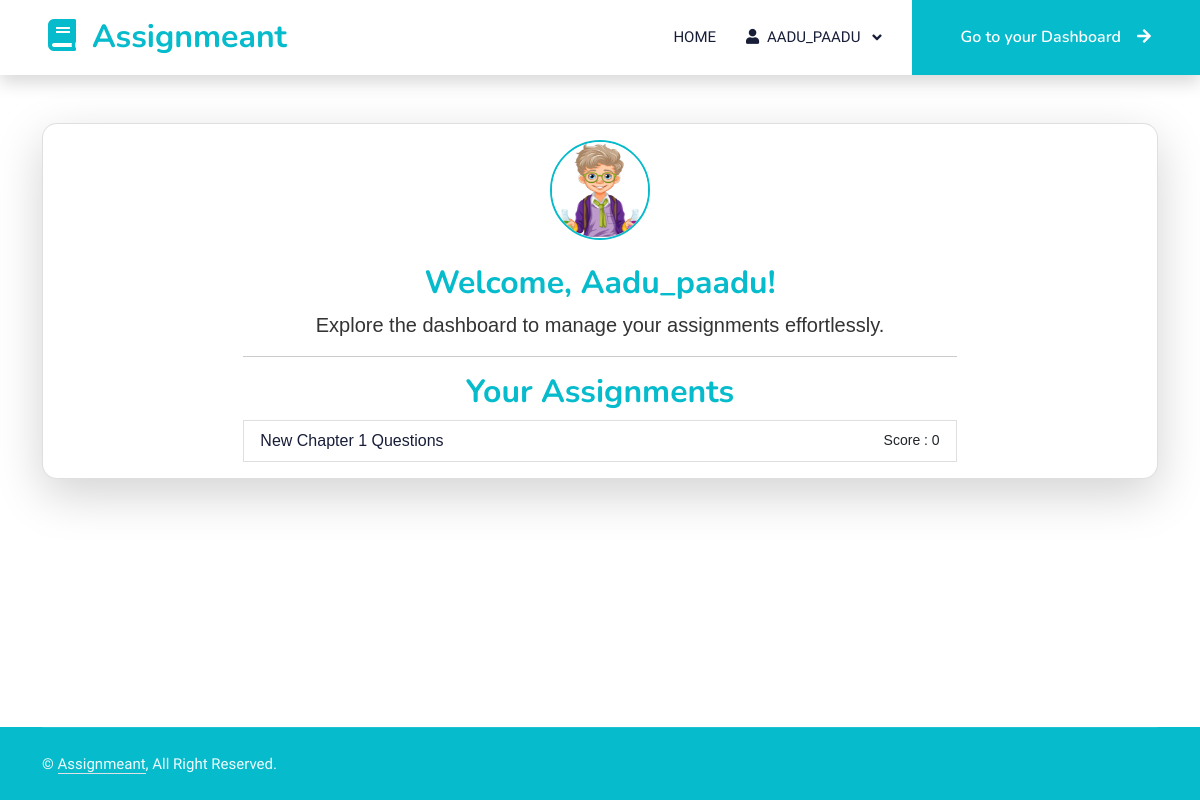
Page /dashboard (signed in) on the earlier database version.
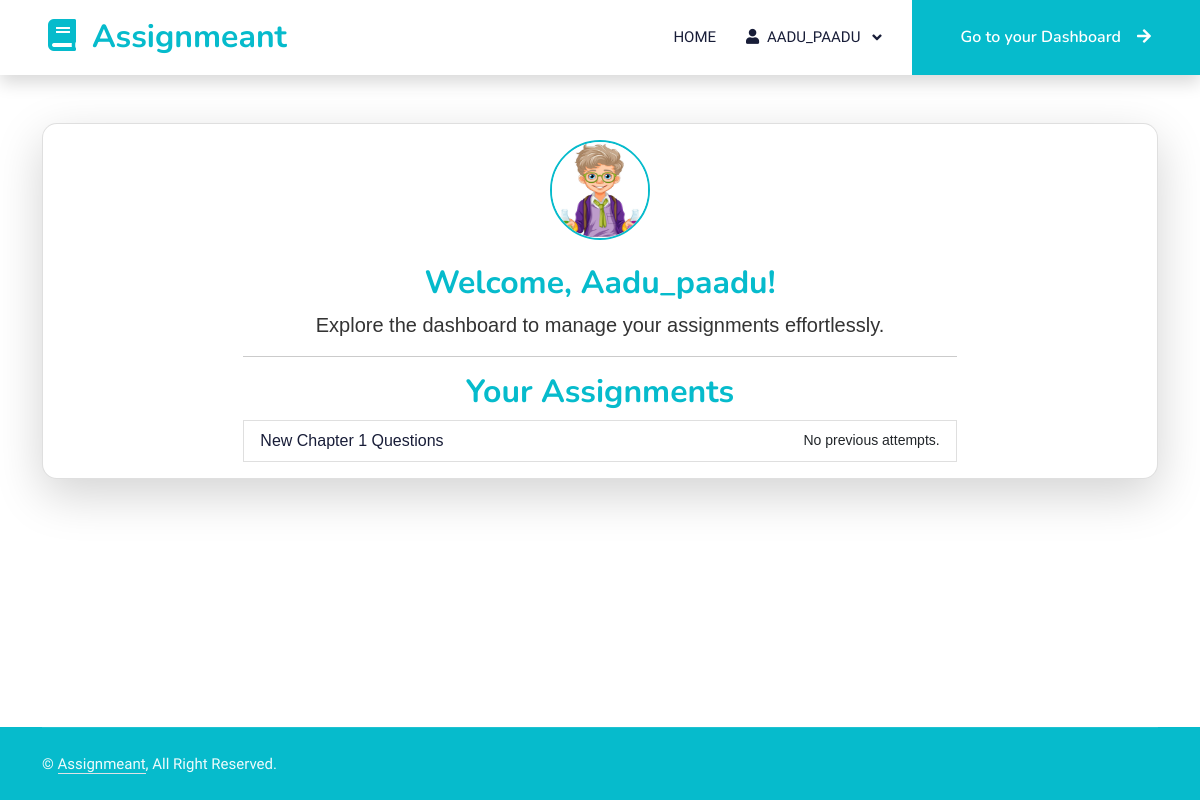
Same page on the later database version.
### assignmeant_app/models.py (models this page shows, shortened)
class User(UserMixin, db.Model):
    id = db.Column(db.Integer, primary_key=True)
    username = db.Column(db.String(150), unique=True, nullable=False)
    password = db.Column(db.String(150), nullable=False)
    role = db.Column(db.String(50), nullable=False)
    __mapper_args__ = {
        'polymorphic_identity': 'user',
        'polymorphic_on': role
    }

class Teacher(User):
    students = db.relationship(
        'Student',
        secondary=teacher_student_association,
        primaryjoin='Teacher.id == teacher_student.c.teacher_id',
        secondaryjoin='Student.id == teacher_student.c.student_id',
        back_populates='teachers'
    )
    __mapper_args__ = {
        'polymorphic_identity': 'teacher',
    }

class Assignment(db.Model):
    id = db.Column(db.Integer, primary_key=True)
    title = db.Column(db.String(200), nullable=False)
    date_posted = db.Column(db.DateTime, nullable=False, default=datetime.utcnow)
    file_path = db.Column(db.String(200))
    assigned_by_id = db.Column(db.Integer, db.ForeignKey('user.id'), nullable=False)  # Teacher who assigned the task
    assigned_to_id = db.Column(db.Integer, db.ForeignKey('user.id'), nullable=False)  # Student who receives the task
    assigned_by = db.relationship('Teacher', foreign_keys=[assigned_by_id], backref='assigned_tasks')
    assigned_to = db.relationship('Student', foreign_keys=[assigned_to_id], backref='received_assignments')

### app.py (the view)
@app.route('/dashboard', methods=['GET', 'POST'])
@login_required
def dashboard():
    if current_user.role == 'teacher':
        students = User.query.filter_by(role='student').all()
        return render_template('teacher_dashboard.html', username=current_user.username, students=students)
    else:
        student = current_user
        assignments = Assignment.query.filter_by(assigned_to_id=student.id).all()
        scores = {assignment.id: get_max_score(Submission.query.filter_by(assignment_id=assignment.id).all()) if Submission.query.filter_by(assignment_id=assignment.id).all() else -1 for assignment in assignments}
        return render_template('student_dashboard.html', username=current_user.username, assignments=assignments, scores=scores, enumerate=enumerate)

### app.py (called while the page is built)
@login_manager.user_loader
def load_user(user_id):
    return User.query.get(int(user_id))

### assignmeant_app/new_static/templates/student_dashboard.html (shortened to what this page needs)
{% extends "base.html" %}
{% block content %}
<div class="container mt-5">
    <div class="card shadow-lg" style="background: white; color: #333; border: 0`px solid #06BBCC; border-radius: 15px; font-family: Arial, sans-serif;">
        <div class="card-body">
            <div class="row justify-content-center">
                <div class="col-md-8 text-center">
                    <div class="mb-4">
                        <img src="{{ url_for('static', filename='images/student.png') }}" alt="Student" style="height: 100px; width: 100px; border-radius: 50%; border: 2px solid #06BBCC;">
                    </div>
                    <div>
                        <h2 class="card-title" style="color: #06BBCC;">Welcome, {{ username }}!</h2>
                        <p class="lead">Explore the dashboard to manage your assignments effortlessly.</p>
                    </div>
                    <hr>
                    <h2 class="card-title" style="color: #06BBCC;">Your Assignments</h2>
                    {% if assignments %}
                        <ul class="list-group">
                            {% for i, assignment in enumerate(assignments) %}
                            <li class="list-group-item" style="display: flex; justify-content: space-between; align-items: center;">
                                <a href="{{ url_for('view_assignment', assignment_id=assignment.id) }}" class="text-decoration-none text-dark">
                                    {{ assignment.title }}
                                </a>
                                    {% if scores[assignment.id] != -1 %}
                                        <small> Score : {{ scores[assignment.id] }} </small>
                                    {% else %}
                                        <small>No previous attempts.</small>
                                    {% endif %}
                            </li>
                            {% endfor %}
                        </ul>
                    {% else %}
                        <p>You don't have any assignments right now. Come back later.</p>
                    {% endif %}
                </div>
            </div>
        </div>
    </div>
</div>
{% endblock %}

### assignmeant_app/new_static/templates/base.html (shortened to what this page needs)
<!DOCTYPE html>
<html lang="en">
<head>
    <link href="https://cdnjs.cloudflare.com/ajax/libs/font-awesome/5.10.0/css/all.min.css" rel="stylesheet">
    <link href="https://cdn.jsdelivr.net/npm/bootstrap-icons@1.4.1/font/bootstrap-icons.css" rel="stylesheet">
    <link href="{{ url_for('static', filename='/lib/animate/animate.min.css') }}" rel="stylesheet">
    <link href="{{ url_for('static', filename='/lib/owlcarousel/assets/owl.carousel.min.css') }}" rel="stylesheet">
    <link href="{{ url_for('static', filename='/css/bootstrap.min.css') }}" rel="stylesheet">
    <link href="{{ url_for('static', filename='/css/styles.css') }}" rel="stylesheet">
</head>
<body class="d-flex flex-column min-vh-100">
    <nav class="navbar navbar-expand-lg bg-white navbar-light shadow sticky-top p-0">
        <a href="{{ url_for('index') }}" class="navbar-brand d-flex align-items-center px-4 px-lg-5">
            <h2 class="m-0 text-primary"><i class="fa fa-book me-3"></i>Assignmeant</h2>
        </a>
        <div class="collapse navbar-collapse" id="navbarCollapse">
            <div class="navbar-nav ms-auto p-4 p-lg-0">
                <a class="nav-link {% if request.endpoint == 'index' %}active{% endif %}" href="{{ url_for('index') }}">Home</a>
                {% if current_user.username %}
                <li class="nav-item dropdown">
                    <a class="nav-link dropdown-toggle" href="#" id="navbarDropdown" role="button" data-bs-toggle="dropdown" aria-expanded="false">
                        <i class="fas fa-user me-1"></i> {{ current_user.username }}
                    </a>
                </li>
                {% endif %}
            </div>
            <a href="{{ url_for('dashboard') }}" class="btn btn-primary py-4 px-lg-5 d-none d-lg-block">Go to your Dashboard<i class="fa fa-arrow-right ms-3"></i></a>
        </div>
    </nav>
    <div class="d-flex flex-column flex-grow-1">
        <main class="flex-fill">
            {% block content %}
            {% endblock %}
        </main>
    </div>
    <footer class="text-light footer mt-auto wow fadeIn" data-wow-delay="0.1s" style="background-color: #06BBCC;">
        <div class="container" style="background-color: #06BBCC;">
            <div class="copyright">
                <div class="row">
                    <div class="col-md-6 text-center text-md-start mb-3 mb-md-0">
                        &copy; <a class="border-bottom" href="#">Assignmeant</a>, All Right Reserved.
                    </div>
                </div>
            </div>
        </div>
    </footer>
</body>
</html>

### assignmeant_app/new_static/css/styles.css (style rules this page uses)
:root { --primary: #06BBCC; --light: #F0FBFC; --dark: #181d38; }
.btn { font-family: 'Nunito', sans-serif; font-weight: 600; transition: .5s; }
.btn.btn-primary, .btn.btn-secondary { color: #FFFFFF; }
.navbar .dropdown-toggle::after { border: none; content: "\f107"; font-family: "Font Awesome 5 Free"; font-weight: 900; vertical-align: middle; margin-left: 8px; }
.navbar-light .navbar-nav .nav-link { margin-right: 30px; padding: 25px 0; color: #FFFFFF; font-size: 15px; text-transform: uppercase; outline: none; }
.navbar-light .navbar-brand, .navbar-light a.btn { height: 75px; }
.navbar-light .navbar-nav .nav-link { color: var(--dark); font-weight: 500; }
.navbar-light.sticky-top { top: -100px; transition: .5s; }
.footer .copyright { padding: 25px 0; font-size: 15px; border-top: 1px solid rgba(256, 256, 256, .1); }
.footer .copyright a { color: var(--light); }

Differences in the rows shown:
changed Assignment "New Chapter 1 Questions": scores "0" → (not shown); text "Score :" → "No previous attempts."
